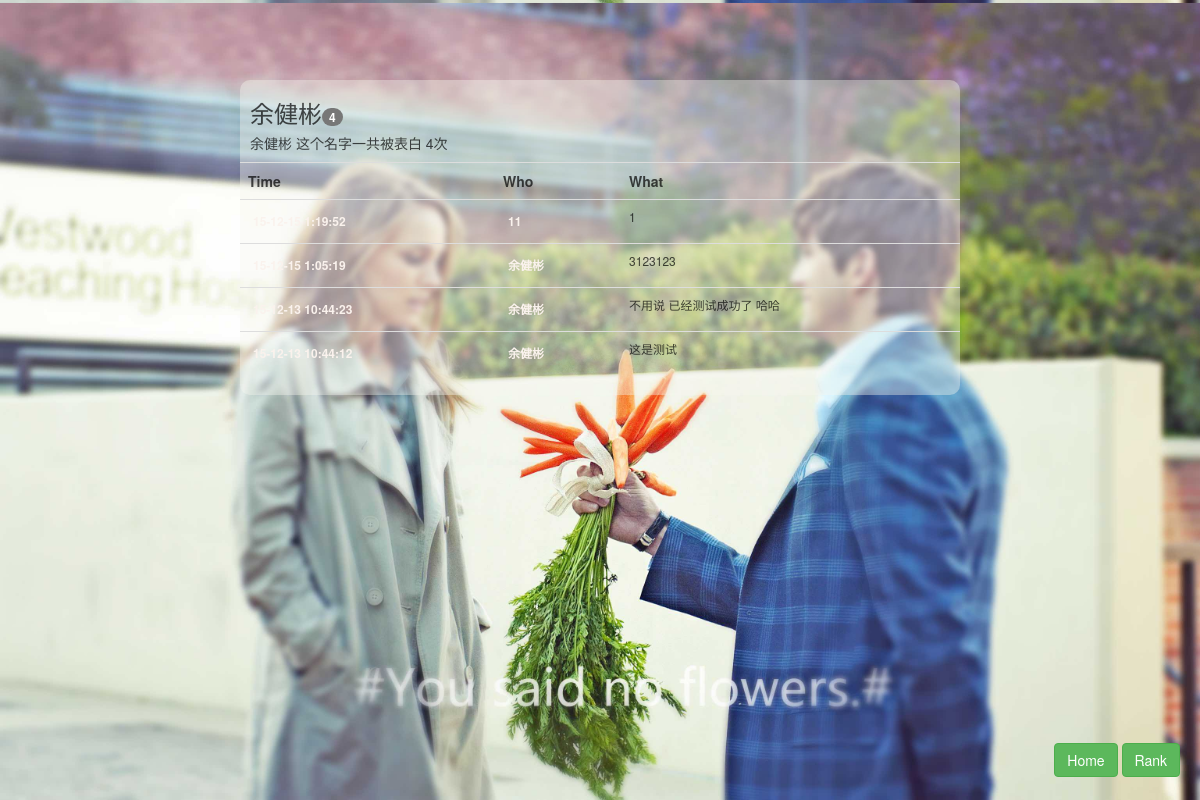
The app's page /person/余健彬 with its own data.
### items/models.py (models this page shows, shortened)
class Person(models.Model):
    name = models.CharField(max_length=128,verbose_name="姓名",null=False,blank=False)
    numb = models.IntegerField(verbose_name="被艾特次数",blank=True,default=0)
    class Meta:
        ordering = ['id']
    def __unicode__(self):
        return self.name

class Expression(models.Model):
    text = models.CharField(max_length=280,verbose_name="文本内容",blank=True)
    pub_time = models.DateTimeField(verbose_name="发表时间",auto_now_add=True,blank=True)
    towhom = models.ForeignKey(Person,verbose_name="被表白者",null=False,blank=False)
    fromwhom = models.ForeignKey(Person,verbose_name="表白者",null=False,blank=False,related_name="fromwhom")
    class Meta:
        ordering = ['-pub_time']

### items/views.py (the view)
# urls.py: url(r'^person/(?P<name>.*)$', Person_detail),
def Person_detail(req,name):
    person = Person.objects.filter(name=name)
    if(person.count()>0):
        return render_to_response(template_name='detail.html',context={'person':person[0]})
    else:
        raise Http404

### templates/detail.html (shortened to what this page needs)
<!DOCTYPE html>
<html lang="en">
<head>
    <link rel="stylesheet" href="/custom/css/bootstrap.css"/>
    <link rel="stylesheet" href="/custom/css/detail.css"/>
</head>
<body>
    <div class="container">
         <div class="stage">
             <h3>{{ person.name }}<span class="badge">{{ person.numb }}</span></h3>
             <div>
                <h5>{{ person.name }} 这个名字一共被表白 {{ person.numb }}次</h5>
                 <table class="table">
                     <tr>
                         <th>Time</th>
                         <th>Who</th>
                         <th>What</th>
                     </tr>
                     {%  for e in person.expression_set.all  %}
                         <tr>
                             <td><span>{{ e.pub_time | date:'y-m-d f:s' }}</span></td>
                             <td><a href="/person/{{ e.fromwhom }}">{{ e.fromwhom }}</a></td>
                             <td><div>{{ e.text }}</div></td>
                         </tr>
                     {% endfor %}
                 </table>
             </div>
        </div>
    </div>
    <div class="navbar navbar-fixed-bottom text-right navbar-btn">
        <a class="btn btn-success" href="/">Home</a>
        <a class="btn btn-success" href="/rank">Rank</a>
    </div>
</body>
</html>

### custom/css/detail.css (style rules this page uses)
* { transition: all 0.8s; }
html,body { background-color: rgba(197, 142, 101, 0.71); height: 100%; width: 100%; overflow:auto; }
body { background-image:url(/custom/images/bgm.gif); background-color: rgba(197, 142, 101, 0.71); position: fixed; background-size: 100%; background-attachment: fixed; background-origin:content; background-position:50% 100%; background-repeat: repeat; }
.stage { position: absolute; width: 60%; top: 10%; left: 20%; border-radius: 10px; background-color: rgba(244, 245, 237, 0.4); color: rgba(0, 0, 0, 0.7); }
.stage td { font-size: 12px; }
.stage h3,.stage h5 { margin-left: 10px; }
.stage th { font-size: 14px; }
.navbar-btn { right: 10px; margin-right:10px; }
td a,td span { padding: 5px; border-radius: 10px; display: block; color: rgb(250, 242, 237); font-weight: bold; word-break: keep-all; }
@media all and (min-width: 768px) { body { background-image: url(/custom/images/bg.jpg); } }

### records on screen
Person: name "余健彬", numb "4"
Expression: pub_time "15-12-15 1:19:52", fromwhom "11", text "1"
Expression: pub_time "15-12-15 1:05:19", fromwhom "余健彬", text "3123123"
Expression: pub_time "15-12-13 10:44:23", fromwhom "余健彬", text "不用说 已经测试成功了 哈哈"
Expression: pub_time "15-12-13 10:44:12", fromwhom "余健彬", text "这是测试"
